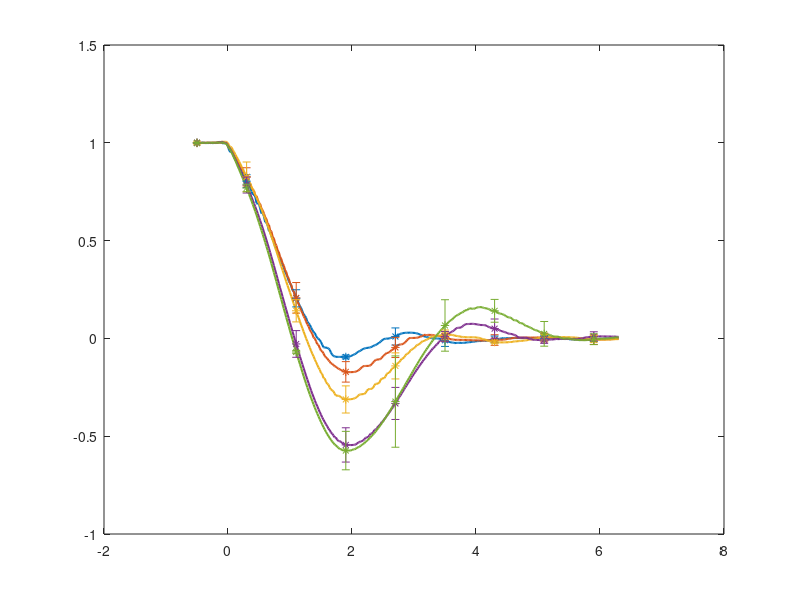

Here is the MATLAB script that generated this plot: (Note: this script raises an error after producing the figure.)
%%%%%%%%%%%%%%%%%%%%%%%%%%%%%%%%%%%%%%%%%%%%%%%%%%%%%%%%%%%%%%%%%%%%%%%%%%
%%%%                        Flap Decay                               %%%%
%%%%%%%%%%%%%%%%%%%%%%%%%%%%%%%%%%%%%%%%%%%%%%%%%%%%%%%%%%%%%%%%%%%%%%%%%%
clear all; close all; clc;

load('flapDecayCase.mat')
load ./exp/Flap1Decay_norm_postp_mean.mat

%% Plot Exp and WS Data

figure;

%EXP
for i=1:5
    plot(T_mean(i).t_corrected,T_mean(i).y_norm,'-','LineWidth',1.5);hold on
end
set(gca,'ColorOrderIndex',1)
set(gcf, 'Color', 'w');
for i = 1:5
    for j=1:9
        ind(j)= find(T_mean(i).t_corrected==T_mean(i).t_error_bar(j));
    end
    errorbar(T_mean(i).t_error_bar,T_mean(i).y_norm(ind(:)),T_mean(i).error_bar_norm,'*'); hold on;
end

theta = [5,7,10,15,20];
%NonLinear WS
hold on
set(gca,'ColorOrderIndex',1)
set(gcf, 'Color', 'w');
for i = 1:length(mcr.cases)
    load(['./flapDecay_nonlinear/flapDecayCase_',num2str(mcr.cases(i),'%2g'),'deg/FOSWEC_flapPitch_matlabWorkspace.mat']) 
    plot(output.bodies(2).time,output.bodies(2).position(:,5)*180/pi/theta(i),'-.','LineWidth',1.5);   
    hold on
end

%Linear WS
hold on
set(gca,'ColorOrderIndex',1)
set(gcf, 'Color', 'w');
for i = 1:length(mcr.cases)
    load(['./flapDecay_linear/flapDecayCase_',num2str(mcr.cases(i),'%2g'),'deg/FOSWEC_flapPitch_matlabWorkspace.mat']) 
    plot(output.bodies(2).time,output.bodies(2).position(:,5)*180/pi/theta(i),':','LineWidth',1.5);   
    hold on
end

xlabel('t [s]')
ylabel('\theta/\theta_o')
xlim([-0.5 6.25])
for i = 1:length(theta)
    leg{i} = ['\theta_0 = ' num2str(theta(i),3) '^o'];
end
legend(leg,'location','northeast')
title(['Flap Decay Exp, NonLinear, Linear (cd ',num2str(body(2).viscDrag.cd(5),'%2g'),', c ',num2str(body(2).linearDamping(5),'%2g'),')'])

savefig('flapDecay_norm_Exp_WS.fig')


